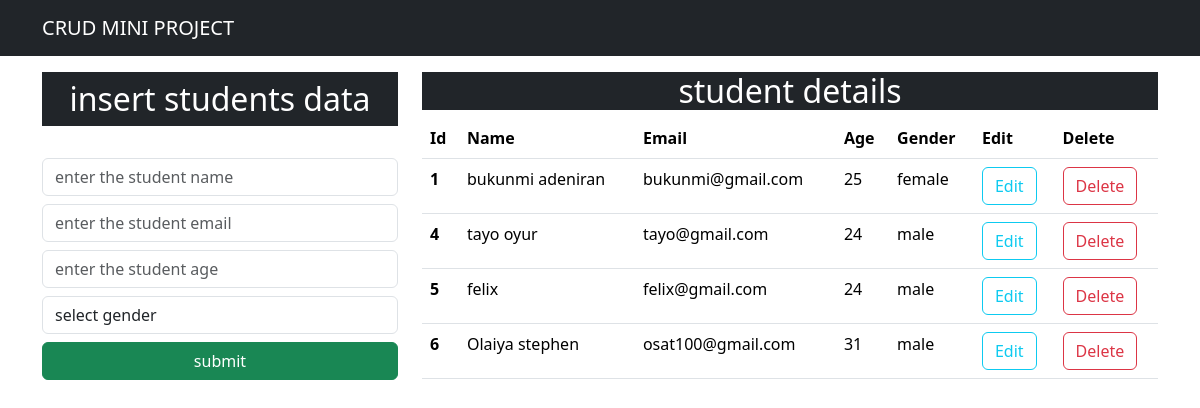
The page / on the database its author committed.
### hinvestapp/models.py (models this page shows)
class students(models.Model):
    name=models.CharField(max_length=25, blank=False, null=False)
    email=models.EmailField()
    age=models.IntegerField()
    gender=models.CharField(max_length=25, blank=False, null=False)
    def __str__(self) :
        return self.name

### hinvestapp/views.py (the view)
# urls.py: path('',views.index, name='index'),
def index(request):
    data=students.objects.all()
    print(data)
    content={"data":data}
    return render(request, "index.html" , content)

### templates/index.html (shortened to what this page needs)
<!DOCTYPE html>
<html lang="en">
  <head>
    <link
      href="https://cdn.jsdelivr.net/npm/bootstrap@5.3.2/dist/css/bootstrap.min.css"
      rel="stylesheet"
    />
  </head>
  <body>
    <div>
        <nav class="navbar navbar-expand-lg navbar-dark bg-dark">
        <div class="container-md">
          <a class="navbar-brand" href="/">CRUD MINI PROJECT</a>
        </div>
      </nav>
    </div>
    <div class="container mt-3">
      <div class="row">
        <div class="col-md-4">
            <h2 class="text-white text-center bg-dark p-2">insert students data</h2>
            <br>
            <form action="/insert" method="POST">  {% csrf_token %}
                <div class="form-group">
                    <input type="text" class="form-control " placeholder="enter the student name " name="name" required>
                </div>
                <div class="form-group">
                  <input type="email" class="form-control mt-2" placeholder="enter the student email " name="email" required>
              </div>
              <div class="form-group">
                <input type="number" class="form-control mt-2" placeholder="enter the student age " name="age" required>
              </div>
              <div class="form-group">
                <select id="gender" class="form-control mt-2" name="gender" required>
                  <option selected>select gender</option>
                </select>
              </div>
              <div class="d-grid gap-2 mt-2">
                <button class="btn btn-success" type="submit">submit</button>
              </div>
            </form>
        </div>
        <div class="col-md-8">
            <h2 class="text-center text-white bg-dark">student details</h2>
            <table class="table caption-top">
              <thead>
                <tr>
                  <th scope="col">Id</th>
                  <th scope="col">Name</th>
                  <th scope="col">Email</th>
                  <th scope="col">Age</th>
                  <th scope="col">Gender</th>
                  <th scope="col">Edit</th>
                  <th scope="col">Delete</th>
                </tr>
              </thead>
              <tbody>
                {% for d in data %}
                <tr>
                  <th scope="row">{{d.id}}</th>
                  <td>{{d.name}}</td>
                  <td>{{d.email}}</td>
                  <td>{{d.age}}</td>
                  <td>{{d.gender}}</td>
                  <td><a type="button" href="/update/{{d.id}}" class="btn btn-outline-info">Edit</a></td>
                  <td><a type="button" href="/delete/{{d.id}}"  class="btn btn-outline-danger">Delete</a></td>
                </tr>
                {% endfor%}
              </tbody>
            </table>
        </div>
      </div>
    </div>
  </body>
</html>

### rows shown on the page
students: id "1", name "bukunmi adeniran", email "bukunmi@gmail.com", age "25", gender "female"
students: id "4", name "tayo oyur", email "tayo@gmail.com", age "24", gender "male"
students: id "5", name "felix", email "felix@gmail.com", age "24", gender "male"
students: id "6", name "Olaiya stephen", email "osat100@gmail.com", age "31", gender "male"
